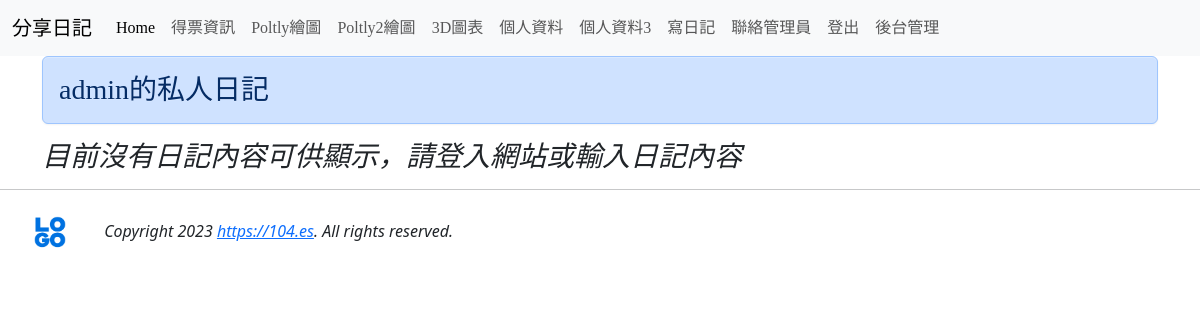
The page /index12/ (signed in) on the database as committed earlier.
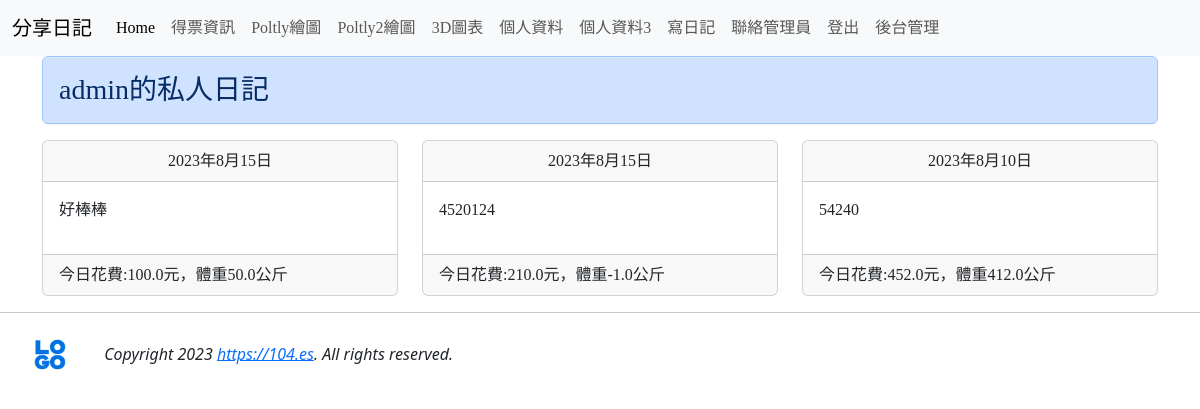
The same page on the database as committed later.
### mysite/models.py (models this page shows, shortened)
class Diary(models.Model):
    user = models.ForeignKey(auth.models.User, on_delete=models.CASCADE)
    budget = models.FloatField(default=0)
    weight = models.FloatField(default=0)
    note = models.TextField()
    ddate = models.DateField()

### mysite/views.py (the view)
# urls.py: path('index12/', index12),
def index12(request):
    if request.user.is_authenticated:
        username = request.user.username
        useremail = request.user.email
        try:
            user = User.objects.get(username=username)
            diaries = models.Diary.objects.filter(user=user).order_by('-ddate')
        except Exception as e:
            print(e)
            pass
    messages.get_messages(request)
    return render(request, 'index12.html', locals())

### mysite/templates/index12.html (shortened to what this page needs)
{% extends 'base1.html' %}
{% block content %}
<div class='container'>
        <div class='row'>
            <div class='col-md-12'>
                <h3 class='alert alert-primary'>{{ username | default:"我" }}的私人日記</h3>
            </div>
        </div>
    {% for diary in diaries %}
    {% cycle "<div class='row'>" "" "" %}
        <div class='col-md-4'>
            <div class='card'>
                <div class='card-header' align=center>
                    {{ diary.ddate }}
                </div>
                <div class='card-body'>
                    {{ diary.note | linebreaks }}
                </div>
                <div class='card-footer'>
                    今日花費:{{ diary.budget }}元，體重{{ diary.weight }}公斤
                </div>
            </div>
        </div>
    {% cycle "" "" "</div>" %}
    {% empty %}
        <h3><em>目前沒有日記內容可供顯示，請登入網站或輸入日記內容</em></h3>
    {% endfor %}
</div>
{% endblock %}

Rows that differ between the two databases and show on the page:
added Diary: ddate "2023年8月15日", note "好棒棒", budget "100.0", weight "50.0"
added Diary: ddate "2023年8月15日", note "4520124", budget "210.0", weight "-1.0"
added Diary: ddate "2023年8月10日", note "54240", budget "452.0", weight "412.0"
Other text that changed with them:
text no longer shown: "目前沒有日記內容可供顯示，請登入網站或輸入日記內容"
